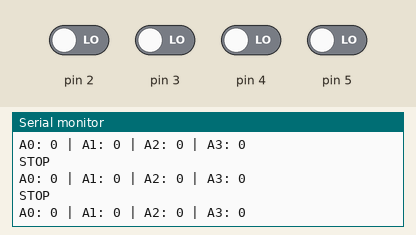
This sketch was run on a simulated Arduino Uno, built with avr-gcc and run on an emulated ATmega328P. Shown: the last lines printed to the serial monitor. Inputs (shaded band) come from the test bench; at power-on: pin 2–5 LOW.

Above: at 1.2 s.
1.3 s: pin 2 driven HIGH
At 1.8 s:
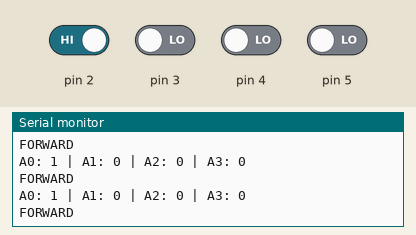
2.9 s: pin 2 driven LOW
At 3.7 s:
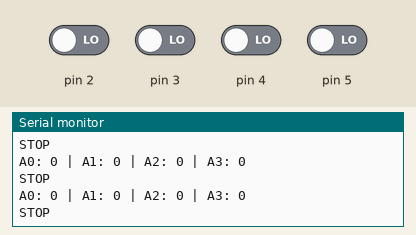
5.9 s: pin 3 driven HIGH
At 6.8 s:
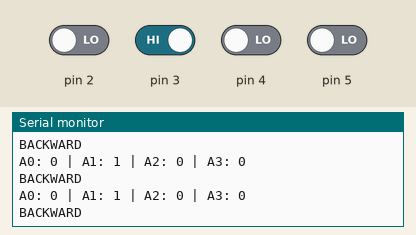
7.5 s: pin 3 driven LOW
At 8.0 s:
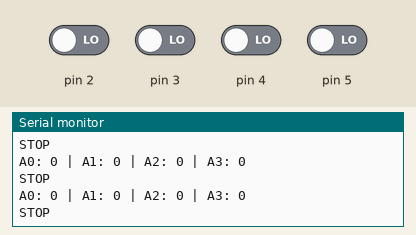
10.5 s: pin 4 driven HIGH
At 11.3 s:
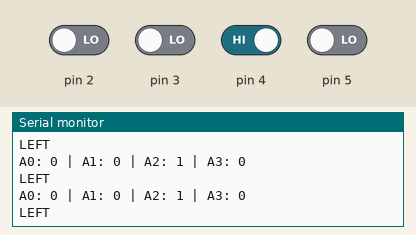

The sketch:

master.ino
```cpp
#include <SoftwareSerial.h>

SoftwareSerial BT(10, 11);  // RX, TX

// Threshold for sensor detection
const int threshold = 0;

void setup() {
  Serial.begin(9600);
  BT.begin(9600);  // HC-05 default baud
  Serial.println("REMOTE CONTROLLER READY");
}

void loop() {
  // Read analog inputs (flex sensors, joystick, or buttons)
  int s0 = digitalRead(2);
  int s1 = digitalRead(3);
  int s2 = digitalRead(4);
  int s3 = digitalRead(5);

  Serial.print("A0: "); Serial.print(s0);
  Serial.print(" | A1: "); Serial.print(s1);
  Serial.print(" | A2: "); Serial.print(s2);
  Serial.print(" | A3: "); Serial.println(s3);

  // Send commands based on sensor input
  bool commandSent = false;

  if (s0 > threshold) { BT.write('F'); Serial.println("FORWARD"); commandSent = true; }
  else if (s1 > threshold) { BT.write('B'); Serial.println("BACKWARD"); commandSent = true; }
  else if (s2 > threshold) { BT.write('L'); Serial.println("LEFT"); commandSent = true; }
  else if (s3 > threshold) { BT.write('R'); Serial.println("RIGHT"); commandSent = true; }

  // If no sensor triggered, send STOP command
  if (!commandSent) {
    BT.write('S');
    Serial.println("STOP");
  }

  delay(50); // small delay for smooth control
}
```

Measured:
- after the input at 1.3 s, the serial monitor: prints a new line at once (image 1)
- after the input at 5.9 s, the serial monitor: prints a new line at once (image 3)
- after the input at 10.5 s, the serial monitor: prints a new line at once (image 5)
